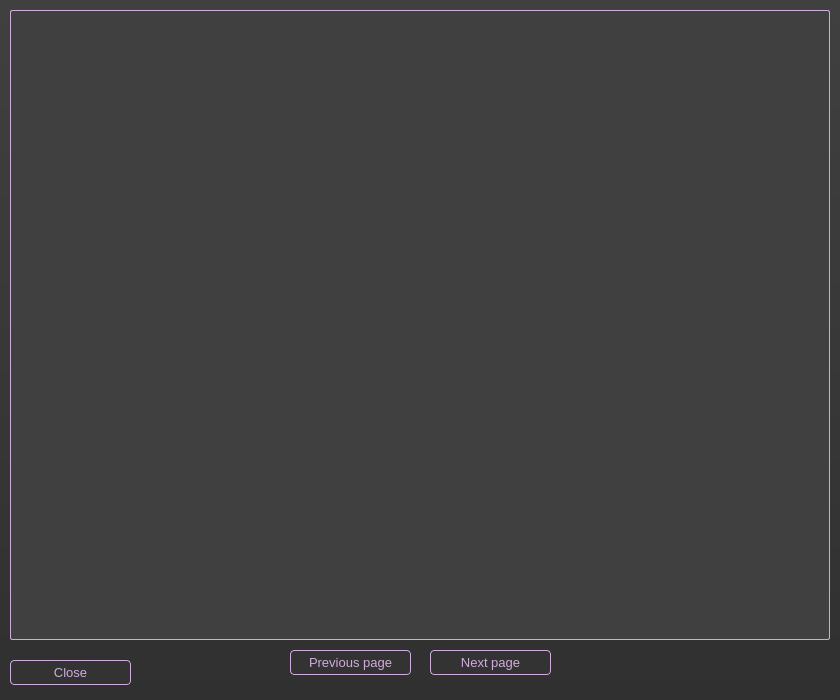
<?xml version="1.0" encoding="UTF-8"?>
<ui version="4.0">
 <class>Size</class>
 <widget class="QWidget" name="Size">
  <property name="geometry">
   <rect>
    <x>0</x>
    <y>0</y>
    <width>840</width>
    <height>700</height>
   </rect>
  </property>
  <property name="windowTitle">
   <string>Form</string>
  </property>
  <property name="styleSheet">
   <string notr="true">background-color: qlineargradient(spread:pad, x1:1, y1:1, x2:1, y2:0, stop:0 rgba(48, 48, 48, 255), stop:1 rgba(64, 64, 64, 255))</string>
  </property>
  <widget class="QPushButton" name="push_prev">
   <property name="geometry">
    <rect>
     <x>290</x>
     <y>650</y>
     <width>121</width>
     <height>25</height>
    </rect>
   </property>
   <property name="font">
    <font>
     <family>Arial</family>
     <pointsize>10</pointsize>
    </font>
   </property>
   <property name="styleSheet">
    <string notr="true">QPushButton {
background-color: #333;
color: rgb(208, 172, 220);
border: 1px solid rgb(208, 172, 220);
border-radius: 4px
}
QPushButton:disabled {
background-color: rgb(64, 64, 64);
color:  rgb(192, 192, 192);
border: 1px solid rgb(192, 192, 192);
border-radius: 4px
}
</string>
   </property>
   <property name="text">
    <string>Previous page</string>
   </property>
   <property name="checkable">
    <bool>false</bool>
   </property>
  </widget>
  <widget class="QPushButton" name="push_next">
   <property name="geometry">
    <rect>
     <x>430</x>
     <y>650</y>
     <width>121</width>
     <height>25</height>
    </rect>
   </property>
   <property name="font">
    <font>
     <family>Arial</family>
     <pointsize>10</pointsize>
    </font>
   </property>
   <property name="styleSheet">
    <string notr="true">QPushButton {
background-color: #333;
color: rgb(208, 172, 220);
border: 1px solid rgb(208, 172, 220);
border-radius: 4px
}
QPushButton:disabled {
background-color: rgb(64, 64, 64);
color:  rgb(192, 192, 192);
border: 1px solid rgb(192, 192, 192);
border-radius: 4px
}
</string>
   </property>
   <property name="text">
    <string>Next page</string>
   </property>
   <property name="checkable">
    <bool>false</bool>
   </property>
  </widget>
  <widget class="QPushButton" name="push_back">
   <property name="geometry">
    <rect>
     <x>10</x>
     <y>660</y>
     <width>121</width>
     <height>25</height>
    </rect>
   </property>
   <property name="font">
    <font>
     <family>Arial</family>
     <pointsize>10</pointsize>
    </font>
   </property>
   <property name="styleSheet">
    <string notr="true">QPushButton {
background-color: #333;
color: rgb(208, 172, 220);
border: 1px solid rgb(208, 172, 220);
border-radius: 4px
}
QPushButton:disabled {
background-color: rgb(64, 64, 64);
color:  rgb(192, 192, 192);
border: 1px solid rgb(192, 192, 192);
border-radius: 4px
}
</string>
   </property>
   <property name="text">
    <string>Close</string>
   </property>
   <property name="checkable">
    <bool>false</bool>
   </property>
  </widget>
  <widget class="QWidget" name="widget" native="true">
   <property name="geometry">
    <rect>
     <x>10</x>
     <y>10</y>
     <width>820</width>
     <height>630</height>
    </rect>
   </property>
   <property name="styleSheet">
    <string notr="true">border: 1px solid  rgb(208, 172, 220);
background-color: rgb(64, 64, 64);
border-radius: 2px
</string>
   </property>
  </widget>
 </widget>
 <resources/>
 <connections/>
</ui>
